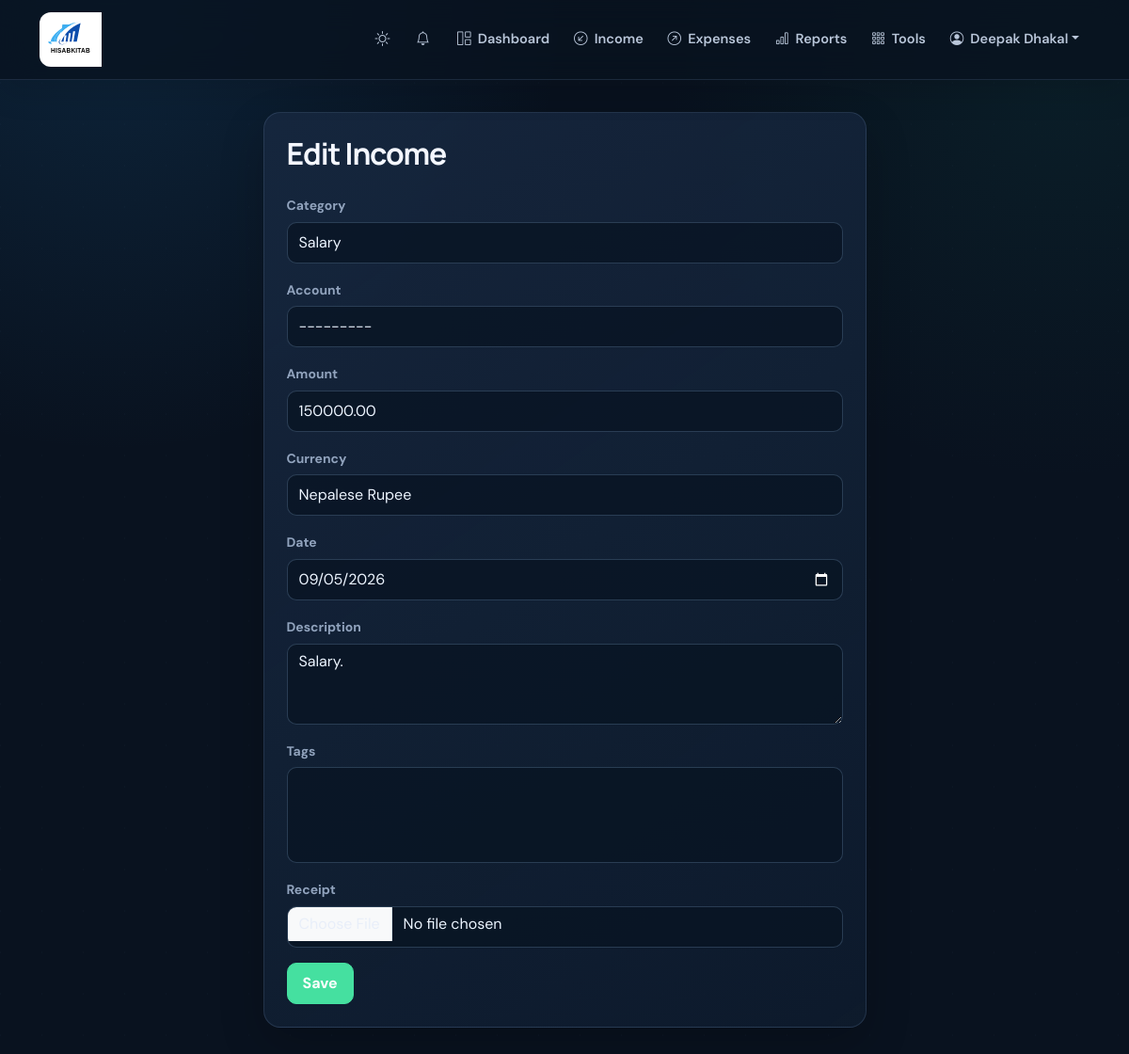
/income/9/edit/ (signed in), run on the app's committed database.
### finance/models.py (models this page shows, shortened)
class User(AbstractUser):
    full_name = models.CharField(max_length=150, blank=True)
    email = models.EmailField(unique=True, validators=[validate_com_email])
    phone_number = models.CharField(max_length=16, unique=True, blank=True, null=True)
    reporting_currency = models.CharField(max_length=10, default='USD')
    profile_picture = models.ImageField(upload_to='profile_pictures/', blank=True)
    onboarding_complete = models.BooleanField(default=False)

class Income(models.Model):
    CURRENCY_CHOICES = (
        ('USD', 'US Dollar'),
        ('AUD', 'Australian Dollar'),
        ('EUR', 'Euro'),
        ('GBP', 'Pound Sterling'),
        ('IC', 'IC'),
        ('NPR', 'Nepalese Rupee'),
    )
    user = models.ForeignKey(User, on_delete=models.CASCADE, related_name='incomes')
    category = models.ForeignKey(Category, on_delete=models.PROTECT, related_name='incomes')
    amount = models.DecimalField(max_digits=10, decimal_places=2)
    currency = models.CharField(max_length=10, choices=CURRENCY_CHOICES, default='USD')
    date = models.DateField()
    description = models.CharField(max_length=255, blank=True)
    account = models.ForeignKey(Account, on_delete=models.SET_NULL, null=True, blank=True, related_name='incomes')
    tags = models.ManyToManyField(TransactionTag, blank=True, related_name='incomes')
    receipt = models.FileField(upload_to='receipts/income/', blank=True)
    created_at = models.DateTimeField(auto_now_add=True)
    updated_at = models.DateTimeField(auto_now=True)
    class Meta:
        ordering = ['-date', '-created_at']
        constraints = [
            models.CheckConstraint(condition=models.Q(amount__gt=0), name='income_amount_positive'),
        ]

### finance/views.py (the view)
# urls.py: path('income/<int:pk>/edit/', views.income_update, name='income_update'),
@login_required
def income_update(request, pk):
    income = get_object_or_404(Income, pk=pk, user=request.user)
    if request.method == 'POST':
        form = IncomeForm(request.POST, request.FILES, instance=income, user=request.user)
        if form.is_valid():
            form.save()
            messages.success(request, 'Income updated successfully.')
            return redirect('income_list')
    else:
        form = IncomeForm(instance=income, user=request.user)
    return render(request, 'finance/income_form.html', {'form': form, 'mode': 'Edit'})

### finance/forms.py (shortened to what this page needs)
class IncomeForm(StyledFormMixin, forms.ModelForm):
    class Meta:
        model = Income
        fields = ('category', 'account', 'amount', 'currency', 'date', 'description', 'tags', 'receipt')
        widgets = {
            'date': forms.DateInput(attrs={'type': 'date'}),
            'description': forms.Textarea(attrs={'rows': 3}),
        }
    def __init__(self, *args, **kwargs):
        user = kwargs.pop('user', None)
        super().__init__(*args, **kwargs)
        if user is not None:
            self.fields['category'].queryset = Category.objects.filter(user=user, type='income')
            self.fields['account'].queryset = Account.objects.filter(user=user, is_active=True)
            self.fields['tags'].queryset = TransactionTag.objects.filter(user=user)

### finance/context_processors.py (called while the page is built)
def notifications(request):
    if not request.user.is_authenticated:
        return {}
    notification_qs = request.user.notifications.filter(is_read=False)
    return {
        'unread_notifications': notification_qs[:5],
        'unread_notification_count': notification_qs.count(),
    }

### finance/models.py (called while the page is built)
    def __str__(self): return self.name

    def __str__(self):
        return self.name

### finance/templates/finance/income_form.html (shortened to what this page needs)
{% extends 'finance/base.html' %}
{% block content %}
<div class="row justify-content-center">
    <div class="col-md-7">
        <div class="card shadow-sm p-4">
            <h2 class="mb-4">{{ mode }} Income</h2>
            <form method="post" enctype="multipart/form-data">
                {% for field in form %}
                <div class="mb-3">
                    <label class="form-label">{{ field.label }}</label>
                    {{ field }}
                </div>
                {% endfor %}
                <button class="btn btn-success" type="submit">Save</button>
            </form>
        </div>
    </div>
</div>
{% endblock %}

### finance/templates/finance/base.html (shortened to what this page needs)
<!DOCTYPE html>
{% load static %}
<html lang="en">
<head>
    <link href="https://cdn.jsdelivr.net/npm/bootstrap@5.3.3/dist/css/bootstrap.min.css" rel="stylesheet">
    <link href="https://cdn.jsdelivr.net/npm/bootstrap-icons@1.11.3/font/bootstrap-icons.min.css" rel="stylesheet">
    <link href="{% static 'css/app.css' %}?v=5" rel="stylesheet">
</head>
<body class="{% block body_class %}{% endblock %}">
<nav class="navbar navbar-expand-lg site-nav">
    <div class="container">
        <a class="navbar-brand d-flex align-items-center" href="{% url 'dashboard' %}">
            <img src="{% static 'img/logo.svg' %}?v=2" alt="HisabKitab" class="brand-logo"/>
        </a>
        <div class="collapse navbar-collapse" id="navbarNav">
            <ul class="navbar-nav ms-auto align-items-lg-center gap-lg-1">
                <li class="nav-item"><button class="theme-toggle" type="button" data-theme-toggle aria-label="Switch color theme" title="Switch color theme"></button></li>
                {% if user.is_authenticated %}
                <li class="nav-item dropdown"><a class="nav-link position-relative" href="#" role="button" data-bs-toggle="dropdown" aria-label="Notifications"><i class="bi bi-bell"></i></a></li>
                <li class="nav-item" data-tour="dashboard"><a class="nav-link {% if request.resolver_match.url_name == 'dashboard' %}active{% endif %}" href="{% url 'dashboard' %}"><i class="bi bi-grid-1x2"></i> Dashboard</a></li>
                <li class="nav-item"><a class="nav-link {% if request.resolver_match.url_name == 'income_list' %}active{% endif %}" href="{% url 'income_list' %}"><i class="bi bi-arrow-down-left-circle"></i> Income</a></li>
                <li class="nav-item"><a class="nav-link {% if request.resolver_match.url_name == 'expense_list' %}active{% endif %}" href="{% url 'expense_list' %}"><i class="bi bi-arrow-up-right-circle"></i> Expenses</a></li>
                <li class="nav-item"><a class="nav-link {% if request.resolver_match.url_name == 'reports' %}active{% endif %}" href="{% url 'reports' %}"><i class="bi bi-bar-chart"></i> Reports</a></li>
                <li class="nav-item"><a class="nav-link {% if request.resolver_match.url_name == 'financial_tools' %}active{% endif %}" href="{% url 'financial_tools' %}"><i class="bi bi-grid-3x3-gap"></i> Tools</a></li>
                <li class="nav-item dropdown"><a class="nav-link dropdown-toggle" href="#" role="button" data-bs-toggle="dropdown"><i class="bi bi-person-circle"></i> {{ user.full_name|default:user.username }}</a></li>
                {% else %}<li class="nav-item"><a class="nav-link" href="{% url 'login' %}">Login</a></li><li class="nav-item"><a class="btn btn-primary btn-sm px-3 ms-lg-2" href="{% url 'register' %}">Get started</a></li>{% endif %}</ul>
        </div>
    </div>
</nav>
<main class="container app-content">
    {% block content %}{% endblock %}
</main>
</body>
</html>

### data on the page
User: full_name "Deepak Dhakal"
Income: form "Salary" "---------" "150000.00" "Nepalese Rupee" "09/05/2026" "Salary."

### other printed values
{{ mode }} "Edit"
{{ field.label }} "Category" "Account" "Amount" "Currency" "Date" "Description" "Tags" "Receipt"
